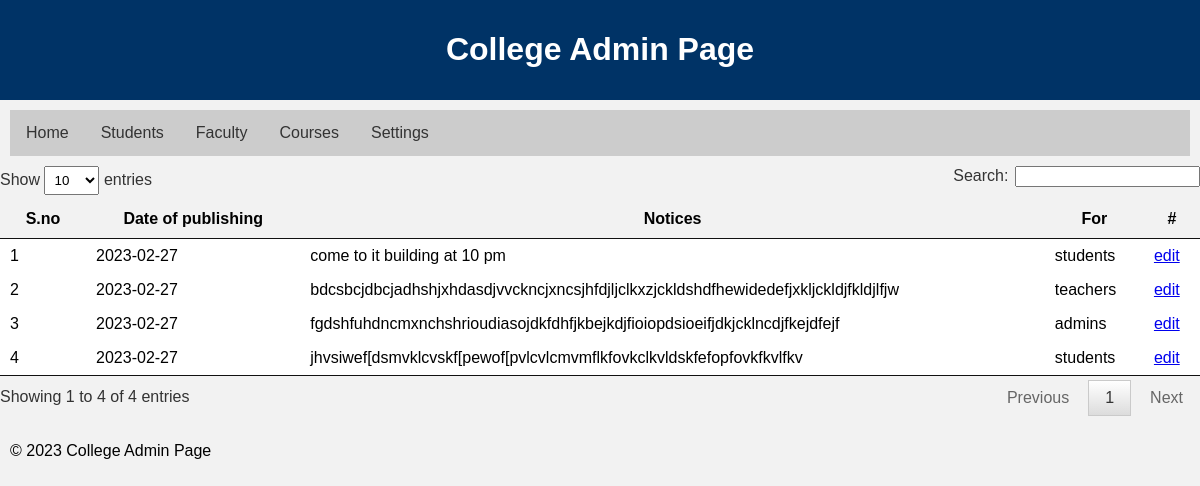
/view_notice.php, run on the app's committed database.
### tables this page shows
CREATE TABLE `notices` (
  `notice_id` int(11) NOT NULL,
  `notice_description` varchar(255) NOT NULL,
  `notice_date` date NOT NULL DEFAULT current_timestamp(),
  `notice_category` varchar(11) NOT NULL
);

### view_notice.php (the view, shortened to what this page needs)
<!DOCTYPE html>
<html>
<head>
	<link rel="stylesheet" href="teststyle.css">
</head>
<body>
	<header>
		<h1>College Admin Page</h1>
	</header>
	<nav>
		<ul>
			<li><a href="#">Home</a></li>
			<li><a href="addstudent.php">Students</a></li>
			<li><a href="#">Faculty</a></li>
			<li><a href="#">Courses</a></li>
			<li><a href="#">Settings</a></li>
		</ul>
	</nav>
    <html>
    <head>
		  <link href="jquery.dataTables.min.css" rel="stylesheet">
 </head>
    <body>
      <div class="container">
                   <table id="myTable" class="table-responsive">
				   <thead>
				   <tr>
				     <th>S.no</th>
					 <th>Date of publishing</th>
					  <th>Notices</th>
					  <th>For</th>
					  <th>#</th>
				   </tr>
				   </thead>
                   <tbody>
                   <?php
include('dbconnect.php');
    $sql="SELECT * FROM `notices`";
    $result=mysqli_query($conn,$sql);
    $sno=1;
    while($get=mysqli_fetch_assoc($result)){
        $desc=$get["notice_description"];
        $dop=$get["notice_date"];
        $cat=$get["notice_category"];
				echo '
				     <tr>
					   <td>'.$sno.'</td>
					   <td>'.$dop.'</td>
					   <td>'.$desc.'</td>
                       <td>'.$cat.'</td>
					   <td><a href="updatenoticemodal.php">edit</a></td>
					 </tr>
				   ';
                   $sno=$sno+1;
}
                   ?>
                   </tbody>
				   </table>
                   </div>
    </body>
</html>
	<footer>
		<p>&copy; 2023 College Admin Page</p>
	</footer>
</body>
</html>

### teststyle.css (style rules this page uses)
body { font-family: Arial, sans-serif; background-color: #f2f2f2; margin: 0; }
header, nav, main, footer { padding: 10px; }
header { background-color: #003366; color: #fff; text-align: center; }
nav ul { list-style-type: none; margin: 0; padding: 0; overflow: hidden; background-color: #ccc; }
nav li { float: left; }
nav li a { display: block; color: #333; text-align: center; padding: 14px 16px; text-decoration: none; }

### data on the page
notices: notice_date "2023-02-27", notice_description "come to it building at 10 pm", notice_category "students"
notices: notice_date "2023-02-27", notice_description "bdcsbcjdbcjadhshjxhdasdjvvckncjxncsjhfdjljclkxzjckldshdfhewidedefjxkljckldjfkldjlfjw", notice_category "teachers"
notices: notice_date "2023-02-27", notice_description "fgdshfuhdncmxnchshrioudiasojdkfdhfjkbejkdjfioiopdsioeifjdkjcklncdjfkejdfejf", notice_category "admins"
notices: notice_date "2023-02-27", notice_description "jhvsiwef[dsmvklcvskf[pewof[pvlcvlcmvmflkfovkclkvldskfefopfovkfkvlfkv", notice_category "students"
